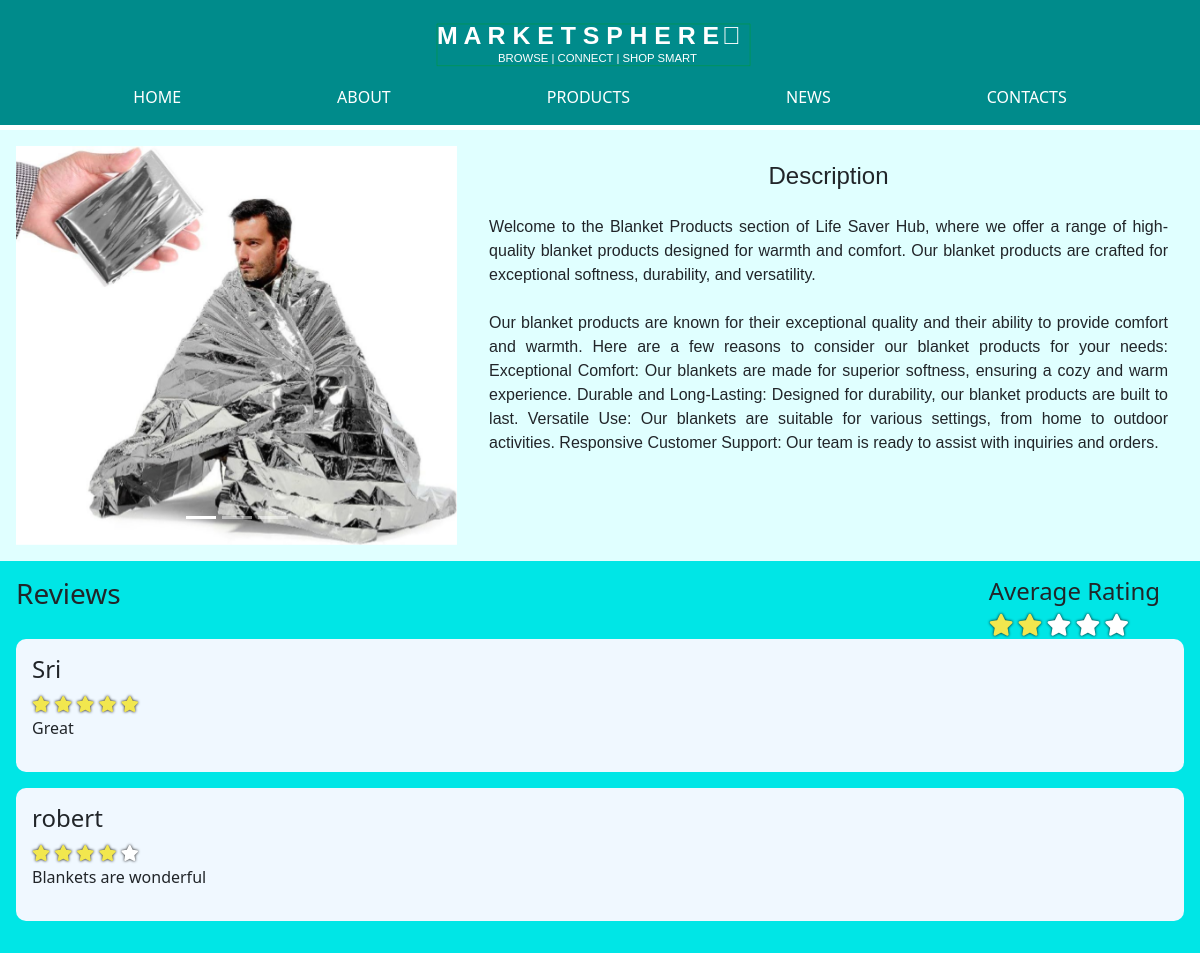
The app's page /includes/Emergency_blanket.php with its own data.
### tables this page shows
CREATE TABLE `Products` (
  `productId` int(11) NOT NULL,
  `productName` varchar(45) NOT NULL,
  `productCompany` varchar(45) NOT NULL,
  `productImgUrl` varchar(45) NOT NULL,
  `productPrice` decimal(7,2) NOT NULL,
  `productShortDesc` varchar(255) NOT NULL,
  `productHits` int(11) NOT NULL,
  `productRating` int(11) NOT NULL,
  `productRatingCount` int(11) NOT NULL,
  `productAvgRating` varchar(45) NOT NULL,
  `productReviewCount` int(11) NOT NULL
);

CREATE TABLE `Ratings` (
  `idRatings` int(11) NOT NULL,
  `userName` varchar(45) NOT NULL,
  `productID` int(11) NOT NULL,
  `companyName` varchar(45) NOT NULL,
  `rating` int(11) NOT NULL,
  `review` varchar(255) NOT NULL
);

### includes/Emergency_blanket.php (the view, shortened to what this page needs)
<?php session_start();  include_once 'dbconnect.php';?>
<?php
    $result = $conn->query("SELECT * FROM Products where productId = 9");
    $prod = $result -> fetch_assoc();
    $hits = $prod["productHits"] + 1;
    $conn->query("UPDATE Products SET productHits = ".$hits." WHERE productId = 3");
?>
<!DOCTYPE html>
<html lang="en">
<head>
    <?php include 'head.php' ?>
</head>
<body class="australiaPage">
    <?php $page='Blanket'; include 'navbar.php' ?>
    <div class="topContainer">
        <div id="myCarousel" class="carousel slide" data-bs-ride="carousel">
            <div class="carousel-indicators">
            <button type="button" data-bs-target="#myCarousel" data-bs-slide-to="0" class="active"></button>
            <button type="button" data-bs-target="#myCarousel" data-bs-slide-to="1"></button>
            <button type="button" data-bs-target="#myCarousel" data-bs-slide-to="2"></button>
            </div>
            <div class="carousel-inner">
            <div class="carousel-item active">
                <img src="../img/blanket3.jpeg" alt="Adhesive Tape1" class="d-block" style="width:100%">
            </div>
            </div>
            <button class="carousel-control-prev" type="button" data-bs-target="#myCarousel" data-bs-slide="prev">
            <span class="carousel-control-prev-icon"></span>
            </button>
            <button class="carousel-control-next" type="button" data-bs-target="#myCarousel" data-bs-slide="next">
            <span class="carousel-control-next-icon"></span>
            </button>
        </div>
        <div class="longDescContainer">
            <h4 class="Desctext">Description</h4>
            <p class="longDesc">
                Welcome to the Blanket Products section of Life Saver Hub, where we offer a range of high-quality blanket products designed for warmth and comfort. Our blanket products are crafted for exceptional softness, durability, and versatility.
            <br>
            <br>
           Our blanket products are known for their exceptional quality and their ability to provide comfort and warmth. Here are a few reasons to consider our blanket products for your needs:
                Exceptional Comfort: Our blankets are made for superior softness, ensuring a cozy and warm experience.
                Durable and Long-Lasting: Designed for durability, our blanket products are built to last.
                Versatile Use: Our blankets are suitable for various settings, from home to outdoor activities.
                Responsive Customer Support: Our team is ready to assist with inquiries and orders.
            </p>
        </div>
    </div>
    <div class="bottomContainer">
        <div class="containerHeader">
            <h3 class="reviewsText">Reviews</h4>
            <?php
                $sql = "SELECT * FROM Products WHERE productID = 9";
                $result = mysqli_query($conn, $sql);
                $rows = mysqli_num_rows($result);
                if($rows > 0)
                {
                    while($row = $result->fetch_assoc())
                    {
                        echo "<div class='reviewContainer'>\n";
                            echo"<h4 style='margin-right:1em'>Average Rating</h4>";
                            for($i = 1; $i<=5; $i++)
                            {
                                $roundedRating = ceil($row["productAvgRating"]);
                                echo "<i class='fa fa-star ";
                                if($i <= $roundedRating)
                                {
                                    echo "checked";
                                }
                                else
                                {
                                    echo "unchecked";
                                }
                                echo"'></i>\n";
                            }
                    echo "</div>\n";
                    }
                }
            ?>
        </div>
        <?php
            $sql = "SELECT * FROM Ratings WHERE productID = 9";
            $result = mysqli_query($conn, $sql);
            $rows = mysqli_num_rows($result);
            if($rows > 0)
            {
                while($row = $result->fetch_assoc())
                {
                    echo "<div class='topReviewContainer'>\n";
                        echo "<div class='ratingContainer'>\n";
                            echo "<h4 class='currentUser'>".$row['userName']."</h4>";
                            for($i=1; $i<=5; $i++)
                            {
                                echo "<i class='fa fa-star ";
                                if($i <= $row['rating'])
                                {
                                    echo "checked";
                                }
                                else
                                {
                                    echo "unchecked";
                                }
                                echo"'></i>\n";
                            }
                        echo "</div>\n";
                        echo "<div class='reviewContainer'>\n";
                            echo "<p class='reviewText'>".$row['review']."</p>";
                        echo "</div>\n";
                    echo "</div>\n";
                }
            }
        ?>
    </div>
</body>

### css/main.css (style rules this page uses)
body, .aboutPage, .contactsPage, .productsPage, .newsPage, .securePage, .trackPage { -webkit-background-size: cover; -moz-background-size: cover; -o-background-size: cover; background-size: cover; padding-top: 130px; }
.topContainer { background: lightcyan; padding: 1em; display: flex; }
.topContainer .longDescContainer { padding: 1em; text-align: justify; padding-left: 2em; width: 70%; }
.topContainer .longDescContainer .Desctext { text-align: center; margin-bottom: 1em; }
.topContainer .longDescContainer .Desctext, .topContainer .longDescContainer .longDesc { font-family: 'Noto Sans SC', sans-serif; }
.ratingContainer .checked, .reviewContainer .checked { color: #f2e74e; text-shadow: 0 0 3px #000; }
.ratingContainer .unchecked, .reviewContainer .unchecked { color: #fff; text-shadow: 0 0 3px #000; }
.topContainer #myCarousel { width: 500px; }
.bottomContainer { padding: 1em; background: #00e6e6; }
.topReviewContainer { padding: 1em; background: aliceblue; border-radius: 10px; margin-bottom: 1em }
.containerHeader { display: flex; justify-content: space-between; }
.reviewContainer { align-items: center; }
.reviewContainer .checked, .reviewContainer .unchecked { font-size: 22px; }

### records on screen
ratings: userName "Sri", rating 5 (drawn), review "Great"
ratings: userName "robert", rating 4 (drawn), review "Blankets are wonderful"
